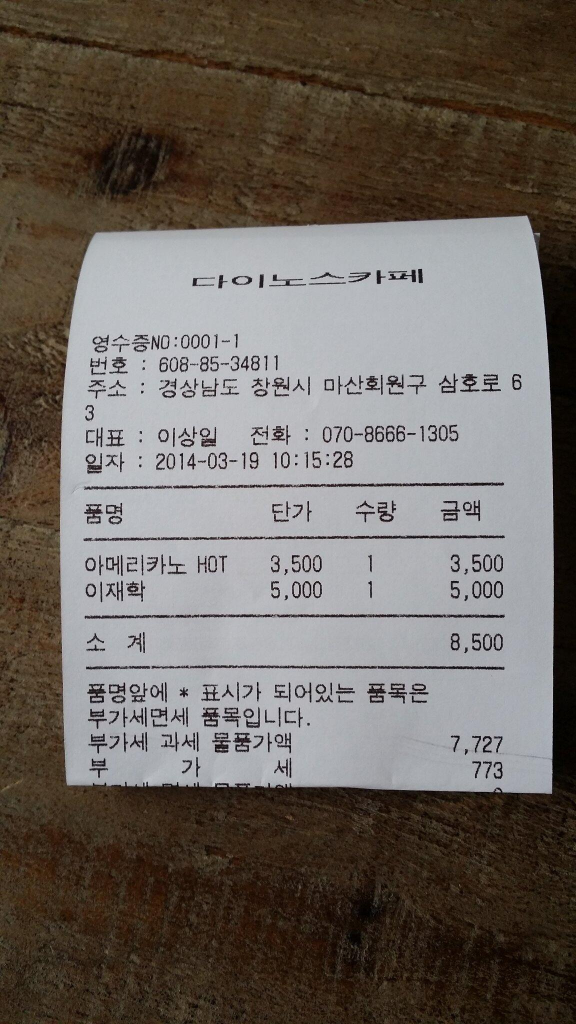
#> input picture dataset/img/img3.jpeg, 1152 x 2048 px, found by its file name (shown at 1/2 size)
$ python test_receipt.py
#> lines starting #> are read from the running program, lines starting #| are printed output that depends on the picture; after the words box and inside, x2 and y2 are one past the last pixel; in counts of white or black regions, pixels touching at a corner belong together
#> in getdata, img is the input picture: PIL image 1152x2048 RGB; mean R, G, B 108.5, 101.1, 94.6
from PIL import Image
from imutils.perspective import four_point_transform
from imutils.contours import sort_contours
import matplotlib.pyplot as plt
import pytesseract
import imutils
import cv2
import re
import requests
import numpy as np


def plt_imshow(title="image", img=None, figsize=(8, 5)):
    plt.figure(figsize=figsize)

    if type(img) == list:
        if type(title) == list:
            titles = title
        else:
            titles = []

            for i in range(len(img)):
                titles.append(title)

        for i in range(len(img)):
            if len(img[i].shape) <= 2:
                rgbImg = cv2.cvtColor(img[i], cv2.COLOR_GRAY2RGB)
            else:
                rgbImg = cv2.cvtColor(img[i], cv2.COLOR_BGR2RGB)

            plt.subplot(1, len(img), i + 1), plt.imshow(rgbImg)
            plt.title(titles[i])
            plt.xticks([]), plt.yticks([])

        plt.show()
    else:
        if len(img.shape) < 3:
            rgbImg = cv2.cvtColor(img, cv2.COLOR_GRAY2RGB)
        else:
            rgbImg = cv2.cvtColor(img, cv2.COLOR_BGR2RGB)

        plt.imshow(rgbImg)
        plt.title(title)
        plt.xticks([]), plt.yticks([])
        plt.show()


def make_scan_image(image, width, ksize=(5, 5), min_threshold=75, max_threshold=200):
#> called with width = 200, ksize = (5, 5), min_threshold = 20, max_threshold = 100
    image_list_title = []
    image_list = []

    org_image = image.copy()
    image = imutils.resize(image, width=width)
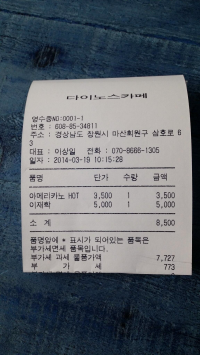
#> image: shape (355, 200, 3); mean of channels 0, 1, 2 94.6, 101.1, 108.5; drawn as R, G, B
    ratio = org_image.shape[1] / float(image.shape[1])
#> ratio = 5.76

    # 이미지를 grayscale로 변환하고 blur를 적용
    # 모서리를 찾기위한 이미지 연산
    gray = cv2.cvtColor(image, cv2.COLOR_BGR2GRAY)
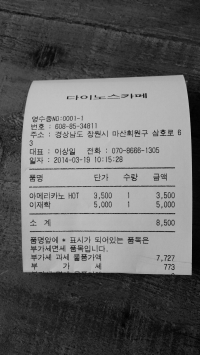
#> gray: shape (355, 200); min 1, max 195, mean 102.6
    blurred = cv2.GaussianBlur(gray, ksize, 0)
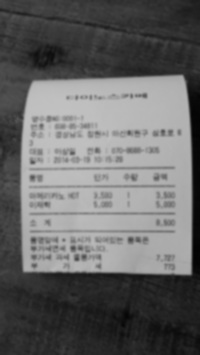
#> blurred: shape (355, 200); min 3, max 193, mean 102.6
    edged = cv2.Canny(blurred, min_threshold, max_threshold)
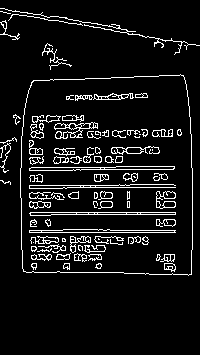
#> edged: shape (355, 200); 8.2% white in thin lines or dots, all inside (x1, y1, x2, y2) = (0, 8, 200, 276)

    image_list_title = ["gray", "blurred", "edged"]
    image_list = [gray, blurred, edged]

    # contours를 찾아 크기순으로 정렬
    cnts = cv2.findContours(edged.copy(), cv2.RETR_EXTERNAL, cv2.CHAIN_APPROX_SIMPLE)
#> cnts = 10 contours, 7 with area under 20; largest, box (x1, y1, x2, y2) and area: (20, 74, 193, 276) 32826, (0, 20, 20, 40) 38, (0, 8, 200, 55) 35
    cnts = imutils.grab_contours(cnts)
    cnts = sorted(cnts, key=cv2.contourArea, reverse=True)

    findCnt = None

    # 정렬된 contours를 반복문으로 수행하며 4개의 꼭지점을 갖는 도형을 검출
    for c in cnts:
        peri = cv2.arcLength(c, True)
        approx = cv2.approxPolyDP(c, 0.02 * peri, True)

        # contours가 크기순으로 정렬되어 있기때문에 제일 첫번째 사각형을 영역으로 판단하고 break
        if len(approx) == 4:
            findCnt = approx
            break
#> this loop made 1 pass
#> (peri, findCnt) on pass 1: (727.9, [[183, 75], [31, 82], [23, 271], [191, 274]])

    # 만약 추출한 윤곽이 없을 경우 오류
    if findCnt is None:
        raise Exception(("Could not find outline."))

    output = image.copy()
    cv2.drawContours(output, [findCnt], -1, (0, 255, 0), 2)
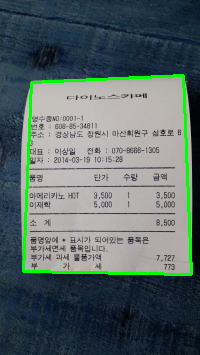
#> output: shape (355, 200, 3); 2.98% of pixels changed, all inside (x1, y1, x2, y2) = (22, 74, 193, 276); drawn as R, G, B

    image_list_title.append("Outline")
    image_list.append(output)

    # 원본 이미지에 찾은 윤곽을 기준으로 이미지를 보정
    transform_image = four_point_transform(org_image, findCnt.reshape(4, 2) * ratio)
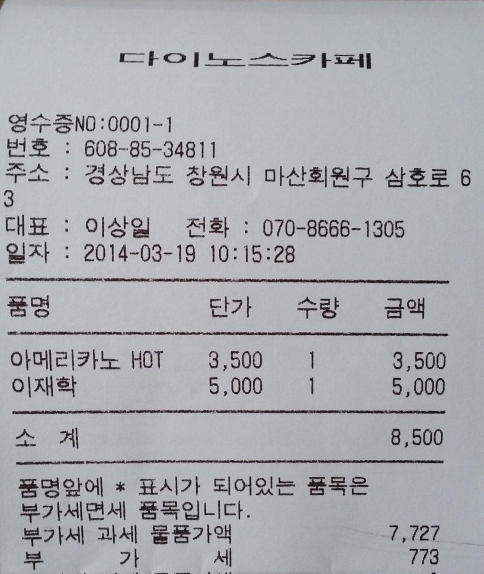
#> transform_image: shape (1147, 967, 3) (shown at 1/2 size); mean B, G, R 174.6, 170.1, 168.7

    plt_imshow(image_list_title, image_list)
#> the loop in plt_imshow, `for i in range(len(img)):` made 4 passes
#> in plt_imshow, `plt.show()`:
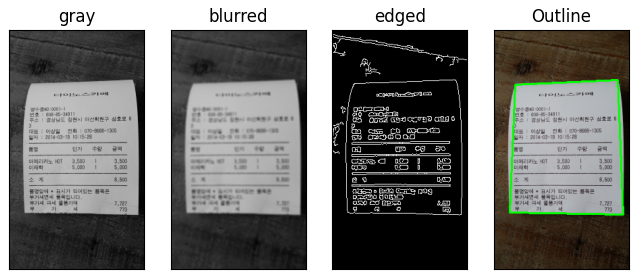
#> figure drawn by matplotlib, 4 panels
    plt_imshow("Transform", transform_image)

    return transform_image


def getdata(path):
    img = Image.open(path)
    image_nparray = np.array(img)
    org_image = cv2.cvtColor(image_nparray, cv2.COLOR_RGB2BGR)

    receipt = make_scan_image(
        org_image, width=200, ksize=(5, 5), min_threshold=20, max_threshold=100
    )

    options = "--psm 4"
#> (the run stopped early here; a loop or call above may not have finished)
